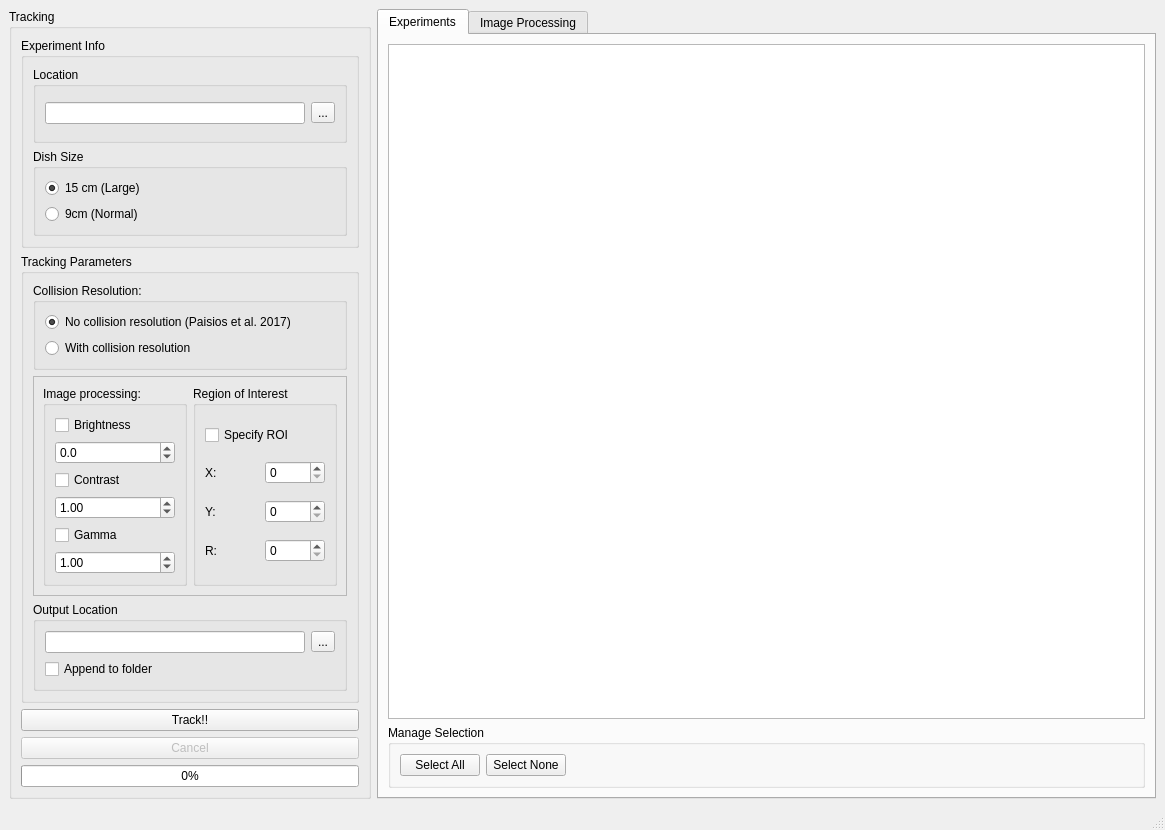
<?xml version="1.0" encoding="UTF-8"?>
<ui version="4.0">
 <class>MainWindow</class>
 <widget class="QMainWindow" name="MainWindow">
  <property name="geometry">
   <rect>
    <x>0</x>
    <y>0</y>
    <width>1165</width>
    <height>830</height>
   </rect>
  </property>
  <property name="windowTitle">
   <string>Larvae Track</string>
  </property>
  <widget class="QWidget" name="centralwidget">
   <layout class="QHBoxLayout" name="horizontalLayout">
    <item>
     <widget class="QGroupBox" name="groupBox">
      <property name="maximumSize">
       <size>
        <width>362</width>
        <height>16777215</height>
       </size>
      </property>
      <property name="title">
       <string>Tracking</string>
      </property>
      <layout class="QGridLayout" name="gridLayout_2">
       <item row="2" column="0">
        <widget class="QPushButton" name="trackStartBtn">
         <property name="text">
          <string>Track!!</string>
         </property>
        </widget>
       </item>
       <item row="4" column="0">
        <widget class="QProgressBar" name="trackProgressBar">
         <property name="sizePolicy">
          <sizepolicy hsizetype="Expanding" vsizetype="Fixed">
           <horstretch>0</horstretch>
           <verstretch>0</verstretch>
          </sizepolicy>
         </property>
         <property name="minimumSize">
          <size>
           <width>0</width>
           <height>0</height>
          </size>
         </property>
         <property name="value">
          <number>0</number>
         </property>
         <property name="textVisible">
          <bool>true</bool>
         </property>
        </widget>
       </item>
       <item row="0" column="0">
        <widget class="QGroupBox" name="experimentInfoGroupBox">
         <property name="title">
          <string>Experiment Info</string>
         </property>
         <layout class="QVBoxLayout" name="verticalLayout">
          <item>
           <widget class="QGroupBox" name="locationGroupBox">
            <property name="title">
             <string>Location</string>
            </property>
            <layout class="QVBoxLayout" name="verticalLayout_2">
             <item>
              <layout class="QVBoxLayout" name="locationVLayout">
               <item>
                <layout class="QHBoxLayout" name="locationHLayout">
                 <item>
                  <widget class="QLineEdit" name="pathLineEdit">
                   <property name="readOnly">
                    <bool>true</bool>
                   </property>
                  </widget>
                 </item>
                 <item>
                  <widget class="QToolButton" name="folderBrowseBtn">
                   <property name="text">
                    <string>...</string>
                   </property>
                  </widget>
                 </item>
                </layout>
               </item>
              </layout>
             </item>
            </layout>
           </widget>
          </item>
          <item>
           <widget class="QGroupBox" name="dishSizeGroupBox">
            <property name="minimumSize">
             <size>
              <width>300</width>
              <height>80</height>
             </size>
            </property>
            <property name="title">
             <string>Dish Size</string>
            </property>
            <layout class="QVBoxLayout" name="verticalLayout_3">
             <item>
              <widget class="QRadioButton" name="bigDishRadioBtn">
               <property name="text">
                <string>15 cm (Large)</string>
               </property>
               <property name="checked">
                <bool>true</bool>
               </property>
              </widget>
             </item>
             <item>
              <widget class="QRadioButton" name="smallDishRadioBtn">
               <property name="text">
                <string>9cm (Normal)</string>
               </property>
              </widget>
             </item>
            </layout>
           </widget>
          </item>
         </layout>
        </widget>
       </item>
       <item row="1" column="0">
        <widget class="QGroupBox" name="trackingParamsGroupBox">
         <property name="title">
          <string>Tracking Parameters</string>
         </property>
         <layout class="QVBoxLayout" name="verticalLayout_5">
          <item>
           <widget class="QGroupBox" name="collisionResGroupBox">
            <property name="title">
             <string>Collision Resolution:</string>
            </property>
            <layout class="QVBoxLayout" name="verticalLayout_4">
             <item>
              <widget class="QRadioButton" name="woColResRadioBtn">
               <property name="minimumSize">
                <size>
                 <width>0</width>
                 <height>0</height>
                </size>
               </property>
               <property name="maximumSize">
                <size>
                 <width>320</width>
                 <height>16777215</height>
                </size>
               </property>
               <property name="text">
                <string>No collision resolution (Paisios et al. 2017)</string>
               </property>
               <property name="checked">
                <bool>true</bool>
               </property>
              </widget>
             </item>
             <item>
              <widget class="QRadioButton" name="withColResRadioBtn">
               <property name="text">
                <string>With collision resolution</string>
               </property>
              </widget>
             </item>
            </layout>
           </widget>
          </item>
          <item>
           <widget class="QFrame" name="frame">
            <property name="frameShape">
             <enum>QFrame::StyledPanel</enum>
            </property>
            <property name="frameShadow">
             <enum>QFrame::Raised</enum>
            </property>
            <layout class="QHBoxLayout" name="horizontalLayout_4">
             <item>
              <widget class="QGroupBox" name="imageProcGroupBox">
               <property name="title">
                <string>Image processing:</string>
               </property>
               <layout class="QGridLayout" name="gridLayout">
                <item row="3" column="2">
                 <widget class="QCheckBox" name="contrastCheckbox">
                  <property name="text">
                   <string>Contrast</string>
                  </property>
                 </widget>
                </item>
                <item row="0" column="2">
                 <widget class="QCheckBox" name="brightnessCheckbox">
                  <property name="sizePolicy">
                   <sizepolicy hsizetype="Minimum" vsizetype="Fixed">
                    <horstretch>0</horstretch>
                    <verstretch>0</verstretch>
                   </sizepolicy>
                  </property>
                  <property name="minimumSize">
                   <size>
                    <width>0</width>
                    <height>0</height>
                   </size>
                  </property>
                  <property name="text">
                   <string>Brightness</string>
                  </property>
                 </widget>
                </item>
                <item row="5" column="2">
                 <widget class="QCheckBox" name="gammaCheckbox">
                  <property name="layoutDirection">
                   <enum>Qt::LeftToRight</enum>
                  </property>
                  <property name="text">
                   <string>Gamma</string>
                  </property>
                 </widget>
                </item>
                <item row="4" column="2">
                 <widget class="QDoubleSpinBox" name="contrastVal">
                  <property name="minimum">
                   <double>0.100000000000000</double>
                  </property>
                  <property name="maximum">
                   <double>4.000000000000000</double>
                  </property>
                  <property name="singleStep">
                   <double>0.100000000000000</double>
                  </property>
                  <property name="value">
                   <double>1.000000000000000</double>
                  </property>
                 </widget>
                </item>
                <item row="1" column="2">
                 <widget class="QDoubleSpinBox" name="brightnessVal">
                  <property name="decimals">
                   <number>1</number>
                  </property>
                  <property name="minimum">
                   <double>-256.000000000000000</double>
                  </property>
                  <property name="maximum">
                   <double>256.000000000000000</double>
                  </property>
                  <property name="singleStep">
                   <double>1.000000000000000</double>
                  </property>
                 </widget>
                </item>
                <item row="6" column="2">
                 <widget class="QDoubleSpinBox" name="gammaVal">
                  <property name="sizePolicy">
                   <sizepolicy hsizetype="Minimum" vsizetype="Fixed">
                    <horstretch>0</horstretch>
                    <verstretch>0</verstretch>
                   </sizepolicy>
                  </property>
                  <property name="layoutDirection">
                   <enum>Qt::LeftToRight</enum>
                  </property>
                  <property name="maximum">
                   <double>4.000000000000000</double>
                  </property>
                  <property name="singleStep">
                   <double>0.010000000000000</double>
                  </property>
                  <property name="value">
                   <double>1.000000000000000</double>
                  </property>
                 </widget>
                </item>
               </layout>
              </widget>
             </item>
             <item>
              <widget class="QGroupBox" name="ROIGroupBox">
               <property name="sizePolicy">
                <sizepolicy hsizetype="Minimum" vsizetype="Preferred">
                 <horstretch>0</horstretch>
                 <verstretch>0</verstretch>
                </sizepolicy>
               </property>
               <property name="title">
                <string>Region of Interest</string>
               </property>
               <layout class="QGridLayout" name="gridLayout_7">
                <item row="2" column="1">
                 <widget class="QSpinBox" name="ROIYspinbox">
                  <property name="sizePolicy">
                   <sizepolicy hsizetype="Preferred" vsizetype="Fixed">
                    <horstretch>0</horstretch>
                    <verstretch>0</verstretch>
                   </sizepolicy>
                  </property>
                  <property name="maximum">
                   <number>9999</number>
                  </property>
                 </widget>
                </item>
                <item row="3" column="1">
                 <widget class="QSpinBox" name="ROIRspinbox">
                  <property name="sizePolicy">
                   <sizepolicy hsizetype="Preferred" vsizetype="Fixed">
                    <horstretch>0</horstretch>
                    <verstretch>0</verstretch>
                   </sizepolicy>
                  </property>
                  <property name="maximum">
                   <number>9999</number>
                  </property>
                 </widget>
                </item>
                <item row="1" column="1">
                 <widget class="QSpinBox" name="ROIXspinbox">
                  <property name="sizePolicy">
                   <sizepolicy hsizetype="Fixed" vsizetype="Fixed">
                    <horstretch>0</horstretch>
                    <verstretch>0</verstretch>
                   </sizepolicy>
                  </property>
                  <property name="minimumSize">
                   <size>
                    <width>60</width>
                    <height>0</height>
                   </size>
                  </property>
                  <property name="maximum">
                   <number>9999</number>
                  </property>
                 </widget>
                </item>
                <item row="1" column="0">
                 <widget class="QLabel" name="ROIxlbl">
                  <property name="sizePolicy">
                   <sizepolicy hsizetype="Minimum" vsizetype="Preferred">
                    <horstretch>0</horstretch>
                    <verstretch>0</verstretch>
                   </sizepolicy>
                  </property>
                  <property name="minimumSize">
                   <size>
                    <width>0</width>
                    <height>0</height>
                   </size>
                  </property>
                  <property name="text">
                   <string>X:</string>
                  </property>
                 </widget>
                </item>
                <item row="2" column="0">
                 <widget class="QLabel" name="ROIylbl">
                  <property name="sizePolicy">
                   <sizepolicy hsizetype="Minimum" vsizetype="Preferred">
                    <horstretch>0</horstretch>
                    <verstretch>0</verstretch>
                   </sizepolicy>
                  </property>
                  <property name="text">
                   <string>Y:</string>
                  </property>
                 </widget>
                </item>
                <item row="0" column="0" colspan="2">
                 <widget class="QCheckBox" name="ROIcheckbox">
                  <property name="text">
                   <string>Specify ROI</string>
                  </property>
                 </widget>
                </item>
                <item row="3" column="0">
                 <widget class="QLabel" name="ROIrlbl">
                  <property name="sizePolicy">
                   <sizepolicy hsizetype="Minimum" vsizetype="Preferred">
                    <horstretch>0</horstretch>
                    <verstretch>0</verstretch>
                   </sizepolicy>
                  </property>
                  <property name="text">
                   <string>R:</string>
                  </property>
                 </widget>
                </item>
               </layout>
              </widget>
             </item>
            </layout>
           </widget>
          </item>
          <item>
           <widget class="QGroupBox" name="outputGroupBox">
            <property name="title">
             <string>Output Location</string>
            </property>
            <layout class="QGridLayout" name="gridLayout_5">
             <item row="0" column="0">
              <widget class="QLineEdit" name="outputPathLineEdit">
               <property name="readOnly">
                <bool>true</bool>
               </property>
              </widget>
             </item>
             <item row="0" column="1">
              <widget class="QToolButton" name="outputFolderBrowseBtn">
               <property name="text">
                <string>...</string>
               </property>
              </widget>
             </item>
             <item row="1" column="0">
              <widget class="QCheckBox" name="outputAppendCheckBox">
               <property name="text">
                <string>Append to folder</string>
               </property>
              </widget>
             </item>
            </layout>
           </widget>
          </item>
         </layout>
        </widget>
       </item>
       <item row="3" column="0">
        <widget class="QPushButton" name="trackCancelBtn">
         <property name="enabled">
          <bool>false</bool>
         </property>
         <property name="text">
          <string>Cancel</string>
         </property>
        </widget>
       </item>
      </layout>
     </widget>
    </item>
    <item>
     <widget class="QTabWidget" name="resultsTabWidget">
      <property name="currentIndex">
       <number>0</number>
      </property>
      <widget class="QWidget" name="experimentsTab">
       <attribute name="title">
        <string>Experiments</string>
       </attribute>
       <layout class="QGridLayout" name="gridLayout_3">
        <item row="0" column="0">
         <widget class="QTableView" name="tableView">
          <property name="sortingEnabled">
           <bool>true</bool>
          </property>
         </widget>
        </item>
        <item row="1" column="0">
         <widget class="QGroupBox" name="groupBox_2">
          <property name="title">
           <string>Manage Selection</string>
          </property>
          <layout class="QHBoxLayout" name="horizontalLayout_3">
           <item>
            <widget class="QPushButton" name="btnSelectAll">
             <property name="text">
              <string>Select All</string>
             </property>
            </widget>
           </item>
           <item>
            <widget class="QPushButton" name="btnSelectNone">
             <property name="text">
              <string>Select None</string>
             </property>
            </widget>
           </item>
           <item>
            <spacer name="selectionHorizontalSpacer">
             <property name="orientation">
              <enum>Qt::Horizontal</enum>
             </property>
             <property name="sizeHint" stdset="0">
              <size>
               <width>40</width>
               <height>20</height>
              </size>
             </property>
            </spacer>
           </item>
          </layout>
         </widget>
        </item>
       </layout>
      </widget>
      <widget class="QWidget" name="imgProcTab">
       <attribute name="title">
        <string>Image Processing</string>
       </attribute>
       <layout class="QGridLayout" name="gridLayout_4">
        <item row="0" column="0">
         <widget class="QScrollArea" name="frameShowScrollArea">
          <property name="widgetResizable">
           <bool>true</bool>
          </property>
          <widget class="QWidget" name="frameShowWidget">
           <property name="geometry">
            <rect>
             <x>0</x>
             <y>0</y>
             <width>715</width>
             <height>680</height>
            </rect>
           </property>
           <layout class="QGridLayout" name="gridLayout_6">
            <item row="0" column="0">
             <widget class="QLabel" name="frameShowLbl">
              <property name="text">
               <string/>
              </property>
              <property name="scaledContents">
               <bool>false</bool>
              </property>
             </widget>
            </item>
           </layout>
          </widget>
         </widget>
        </item>
        <item row="1" column="0">
         <widget class="QCheckBox" name="zoomCheckbox">
          <property name="text">
           <string>Actual Size</string>
          </property>
         </widget>
        </item>
       </layout>
      </widget>
     </widget>
    </item>
   </layout>
  </widget>
  <widget class="QMenuBar" name="menubar">
   <property name="geometry">
    <rect>
     <x>0</x>
     <y>0</y>
     <width>1165</width>
     <height>22</height>
    </rect>
   </property>
  </widget>
  <widget class="QStatusBar" name="statusbar"/>
 </widget>
 <resources/>
 <connections/>
</ui>
